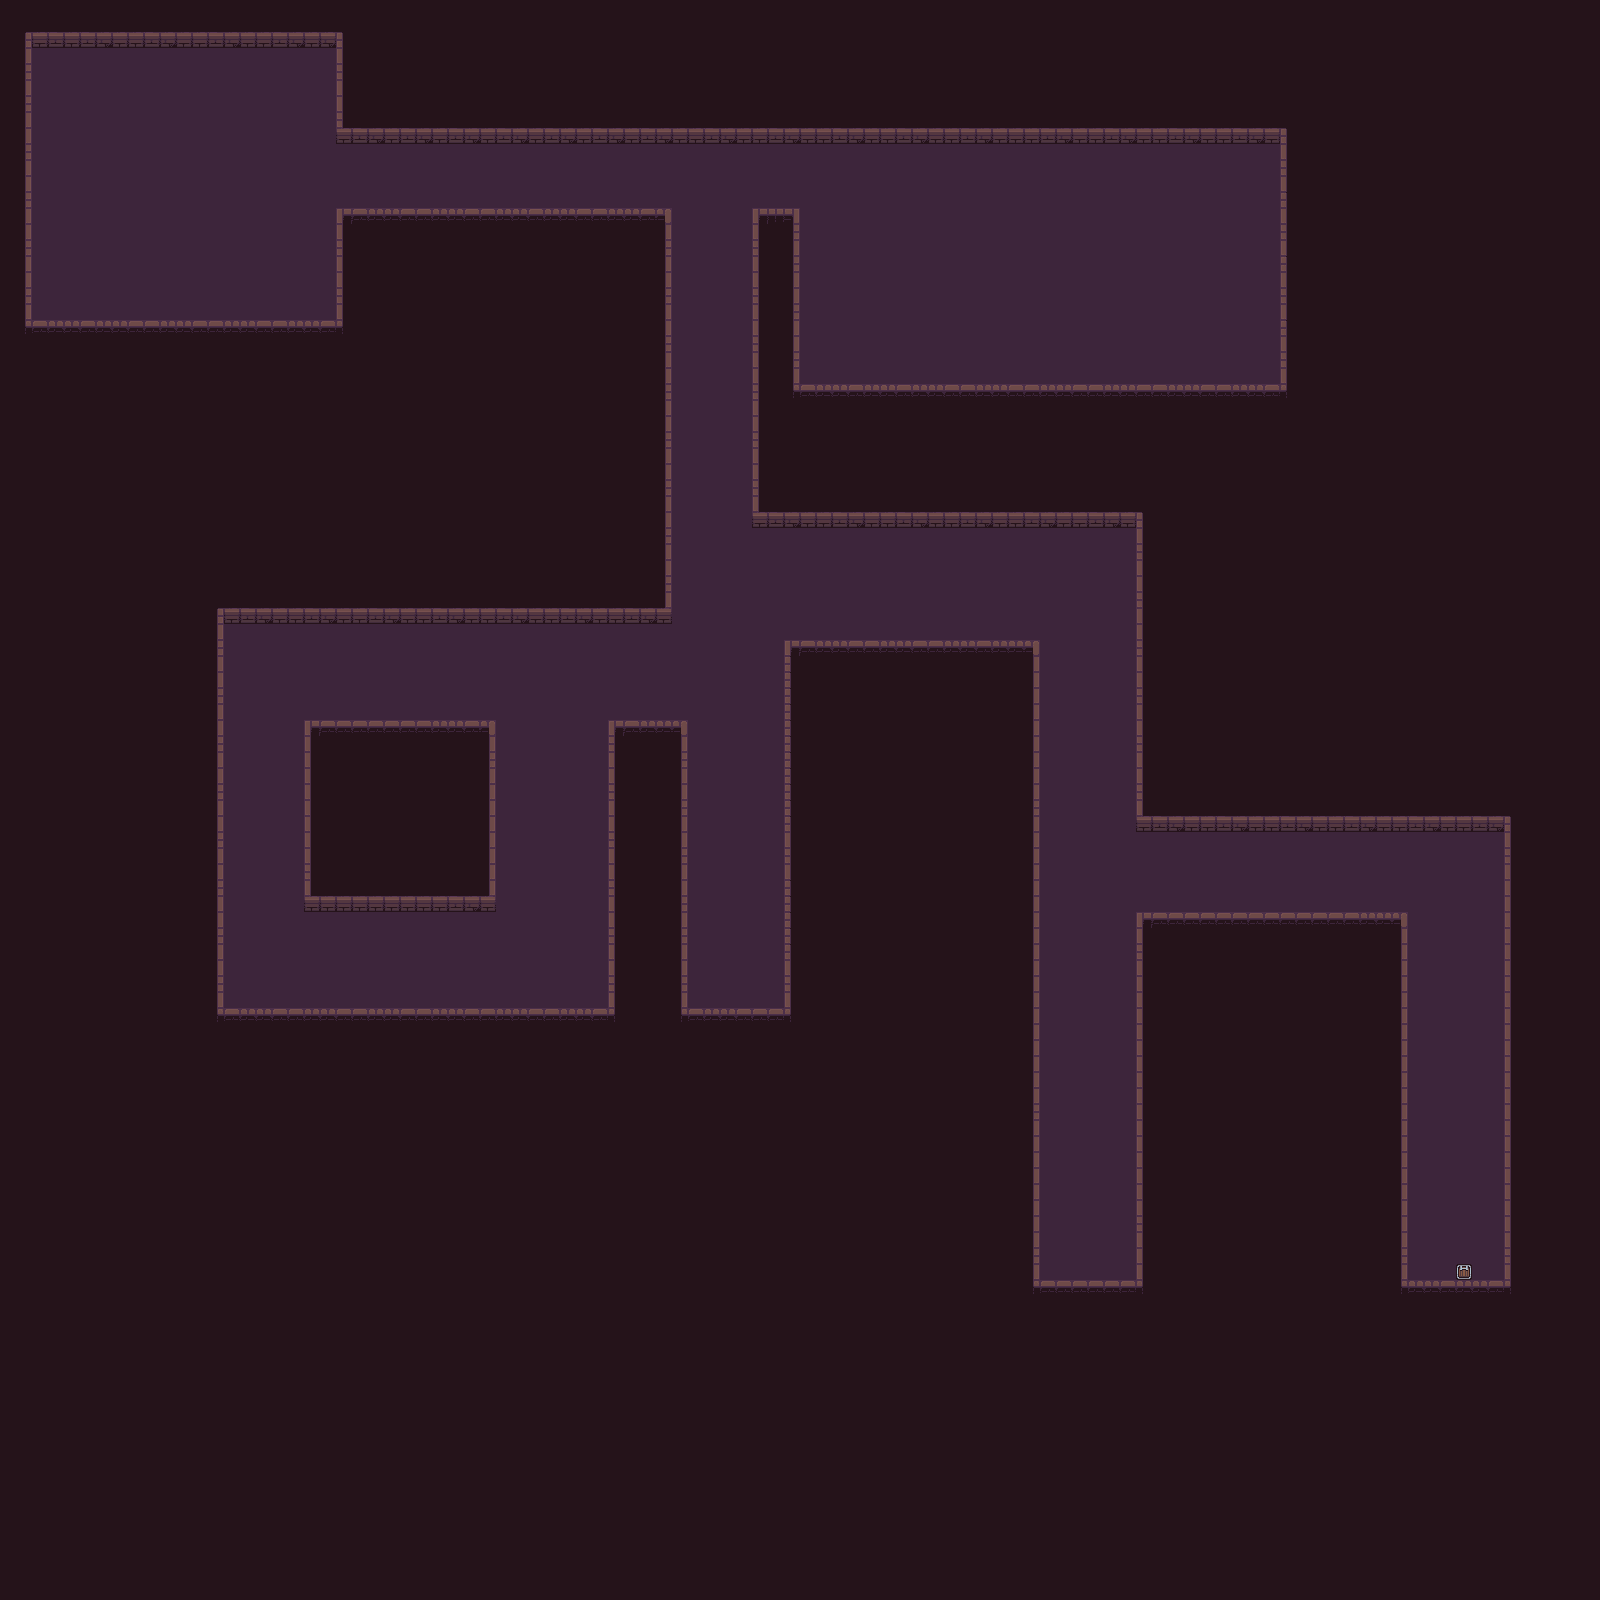

A 2D game scene composited from a Tiled map and its tileset images. What follows is a short description and the map's XML, with each tile layer's data collapsed to a summary:
An orthogonal 100x100 tile map with 16x16 px tiles, 4 tile layers (background, ground, wall, exit) and 38 objects (28x demon, 10x chest spawn).

<map version="1.10" tiledversion="1.10.1" orientation="orthogonal" renderorder="right-down" width="100" height="100" tilewidth="16" tileheight="16" infinite="0" nextlayerid="15" nextobjectid="64">
 <editorsettings>
  <export target="tileset.json" format="json" />
 </editorsettings>
 <tileset firstgid="1" name="dungeon" tilewidth="16" tileheight="16" tilecount="100" columns="10">
  <image source="Dungeon_Tileset.png" width="160" height="160" />
 </tileset>
 <layer id="1" name="background" width="100" height="100">
  <data>[10000 cells, 10000 non-empty, 1 distinct tile ids]</data>
 </layer>
 <layer id="2" name="ground" width="100" height="100">
  <data>[10000 cells, 2284 non-empty, 1 distinct tile ids]</data>
 </layer>
 <layer id="3" name="wall" width="100" height="100">
  <data>[10000 cells, 672 non-empty, 22 distinct tile ids]</data>
 </layer>
 <layer id="8" name="exit" width="100" height="100">
  <data>[10000 cells, 1 non-empty, 1 distinct tile ids]</data>
 </layer>
 <objectgroup id="5" name="Demons">
  <object id="2" name="Demon Spawn" type="demon" x="904" y="279.333" />
  <object id="3" name="Demon Spawn" type="demon" x="541" y="844" />
  <object id="4" name="Demon Spawn" type="demon" x="252" y="834" />
  <object id="5" name="Demon Spawn" type="demon" x="1094" y="879" />
  <object id="6" name="Demon Spawn" type="demon" x="1086" y="1234" />
  <object id="13" name="Demon Spawn" type="demon" x="1129.33" y="193.333" />
  <object id="14" name="Demon Spawn" type="demon" x="1093.33" y="340" />
  <object id="15" name="Demon Spawn" type="demon" x="712" y="224" />
  <object id="18" name="Demon Spawn" type="demon" x="710.667" y="432" />
  <object id="19" name="Demon Spawn" type="demon" x="781.333" y="562.667" />
  <object id="20" name="Demon Spawn" type="demon" x="632" y="673.333" />
  <object id="21" name="Demon Spawn" type="demon" x="738.667" y="953.333" />
  <object id="22" name="Demon Spawn" type="demon" x="1066.67" y="574.667" />
  <object id="23" name="Demon Spawn" type="demon" x="432" y="972" />
  <object id="24" name="Demon Spawn" type="demon" x="425.333" y="670.667" />
  <object id="25" name="Demon Spawn" type="demon" x="1393.33" y="876" />
  <object id="27" name="Demon Spawn" type="demon" x="902.667" y="590.667" />
  <object id="28" name="Demon Spawn" type="demon" x="729.333" y="762.667" />
  <object id="31" name="Demon Spawn" type="demon" x="920" y="182.667" />
  <object id="32" name="Demon Spawn" type="demon" x="1240" y="292" />
  <object id="33" name="Demon Spawn" type="demon" x="260" y="656" />
  <object id="34" name="Demon Spawn" type="demon" x="272" y="957.333" />
  <object id="35" name="Demon Spawn" type="demon" x="696" y="557.333" />
  <object id="55" name="Demon Spawn" type="demon" x="110" y="253" />
  <object id="56" name="Demon Spawn" type="demon" x="75" y="127" />
  <object id="57" name="Demon Spawn" type="demon" x="298" y="147" />
  <object id="58" name="Demon Spawn" type="demon" x="1460" y="1017" />
  <object id="59" name="Demon Spawn" type="demon" x="569" y="947" />
 </objectgroup>
 <objectgroup id="13" name="chests">
  <object id="48" name="chest spawn" x="256.25" y="59" />
  <object id="49" name="chest spawn" x="195.167" y="306.667" />
  <object id="50" name="chest spawn" x="920.667" y="372.167" />
  <object id="52" name="chest spawn" x="421.833" y="922" />
  <object id="53" name="chest spawn" x="1121.33" y="1048.83" />
  <object id="54" name="chest spawn" x="1422.67" y="1158.33" />
  <object id="60" name="chest spawn" x="1266.64" y="159.091" />
  <object id="61" name="chest spawn" x="236" y="996" />
  <object id="62" name="chest spawn" x="308" y="639.333" />
  <object id="63" name="chest spawn" x="706.667" y="999.333" />
 </objectgroup>
</map>
